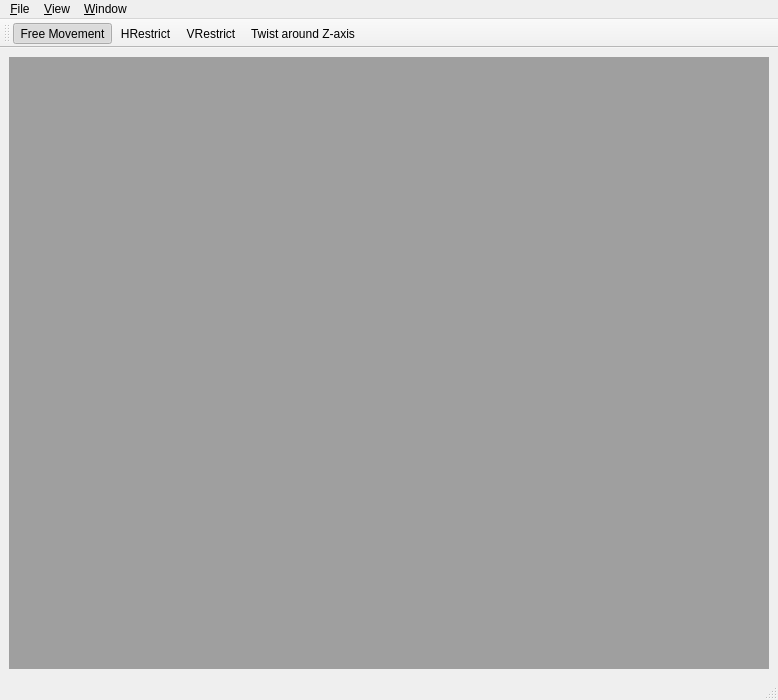
<ui version="4.0" >
 <class>TemplandWindow</class>
 <widget class="QMainWindow" name="TemplandWindow" >
  <property name="geometry" >
   <rect>
    <x>0</x>
    <y>0</y>
    <width>778</width>
    <height>700</height>
   </rect>
  </property>
  <property name="windowTitle" >
   <string>Templand - Untitled.ltb</string>
  </property>
  <widget class="QWidget" name="centralwidget" >
   <layout class="QVBoxLayout" name="verticalLayout_3" >
    <item>
     <widget class="QMdiArea" name="mdiArea" >
      <property name="sizePolicy" >
       <sizepolicy vsizetype="Expanding" hsizetype="Expanding" >
        <horstretch>0</horstretch>
        <verstretch>0</verstretch>
       </sizepolicy>
      </property>
      <property name="viewMode" >
       <enum>QMdiArea::TabbedView</enum>
      </property>
      <property name="tabShape" >
       <enum>QTabWidget::Triangular</enum>
      </property>
     </widget>
    </item>
   </layout>
  </widget>
  <widget class="QMenuBar" name="menubar" >
   <property name="geometry" >
    <rect>
     <x>0</x>
     <y>0</y>
     <width>778</width>
     <height>19</height>
    </rect>
   </property>
   <widget class="QMenu" name="menuF_ile" >
    <property name="title" >
     <string>&amp;File</string>
    </property>
    <addaction name="action_New" />
    <addaction name="action_Open_File" />
    <addaction name="action_Save" />
    <addaction name="actionSave_As" />
    <addaction name="separator" />
    <addaction name="actionE_xit" />
   </widget>
   <widget class="QMenu" name="menu_View" >
    <property name="title" >
     <string>&amp;View</string>
    </property>
    <addaction name="actionShow_template" />
    <addaction name="actionBack_ground" />
   </widget>
   <widget class="QMenu" name="menuWindow" >
    <property name="title" >
     <string>&amp;Window</string>
    </property>
    <addaction name="actionClose" />
    <addaction name="actionClose_All" />
    <addaction name="separator" />
    <addaction name="actionTile" />
    <addaction name="actionCascade" />
    <addaction name="separator" />
    <addaction name="actionNext" />
    <addaction name="actionPrevious" />
   </widget>
   <addaction name="menuF_ile" />
   <addaction name="menu_View" />
   <addaction name="menuWindow" />
  </widget>
  <widget class="QStatusBar" name="statusbar" />
  <widget class="QToolBar" name="toolBar" >
   <property name="windowTitle" >
    <string>toolBar</string>
   </property>
   <attribute name="toolBarArea" >
    <enum>TopToolBarArea</enum>
   </attribute>
   <attribute name="toolBarBreak" >
    <bool>false</bool>
   </attribute>
   <addaction name="actionFree_Movement" />
   <addaction name="actionHRestrict" />
   <addaction name="actionVRestrict" />
   <addaction name="actionTwist" />
  </widget>
  <action name="actionShow_template" >
   <property name="checkable" >
    <bool>false</bool>
   </property>
   <property name="checked" >
    <bool>false</bool>
   </property>
   <property name="text" >
    <string>Template</string>
   </property>
   <property name="toolTip" >
    <string>Show Template Windows</string>
   </property>
  </action>
  <action name="action_Open_File" >
   <property name="icon" >
    <iconset resource="../../../Resources.qrc" >
     <normaloff>:/Images/I_Open.png</normaloff>:/Images/I_Open.png</iconset>
   </property>
   <property name="text" >
    <string>&amp;Open File</string>
   </property>
   <property name="shortcut" >
    <string>Ctrl+O</string>
   </property>
  </action>
  <action name="actionOpen_Filmstrip" >
   <property name="icon" >
    <iconset resource="../../../Resources.qrc" >
     <normaloff>:/Images/I_OpenFilm.png</normaloff>:/Images/I_OpenFilm.png</iconset>
   </property>
   <property name="text" >
    <string>Open &amp;Filmstrip</string>
   </property>
   <property name="shortcut" >
    <string>Ctrl+F</string>
   </property>
  </action>
  <action name="action_Save" >
   <property name="icon" >
    <iconset resource="../../../Resources.qrc" >
     <normaloff>:/Images/I_Save.png</normaloff>:/Images/I_Save.png</iconset>
   </property>
   <property name="text" >
    <string>&amp;Save</string>
   </property>
   <property name="shortcut" >
    <string>Ctrl+S</string>
   </property>
  </action>
  <action name="actionSave_As" >
   <property name="text" >
    <string>Save &amp;As...</string>
   </property>
  </action>
  <action name="actionE_xit" >
   <property name="text" >
    <string>E&amp;xit</string>
   </property>
   <property name="shortcut" >
    <string>Ctrl+X</string>
   </property>
  </action>
  <action name="actionFree_Movement" >
   <property name="checkable" >
    <bool>true</bool>
   </property>
   <property name="checked" >
    <bool>true</bool>
   </property>
   <property name="icon" >
    <iconset resource="../../../Resources.qrc" >
     <normaloff>:/Images/FreeMove.png</normaloff>:/Images/FreeMove.png</iconset>
   </property>
   <property name="text" >
    <string>Free Movement</string>
   </property>
  </action>
  <action name="actionHRestrict" >
   <property name="checkable" >
    <bool>true</bool>
   </property>
   <property name="icon" >
    <iconset resource="../../../Resources.qrc" >
     <normaloff>:/Images/XRestrict.png</normaloff>:/Images/XRestrict.png</iconset>
   </property>
   <property name="text" >
    <string>HRestrict</string>
   </property>
   <property name="toolTip" >
    <string>Restrict Movement along the Horizontal Axis</string>
   </property>
  </action>
  <action name="actionVRestrict" >
   <property name="checkable" >
    <bool>true</bool>
   </property>
   <property name="icon" >
    <iconset resource="../../../Resources.qrc" >
     <normaloff>:/Images/YRestrict.png</normaloff>:/Images/YRestrict.png</iconset>
   </property>
   <property name="text" >
    <string>VRestrict</string>
   </property>
   <property name="toolTip" >
    <string>Restrict Movement along the Vertical Axis</string>
   </property>
   <property name="statusTip" >
    <string/>
   </property>
  </action>
  <action name="actionTwist" >
   <property name="checkable" >
    <bool>true</bool>
   </property>
   <property name="icon" >
    <iconset resource="../../../Resources.qrc" >
     <normaloff>:/Images/ZRestrict.png</normaloff>:/Images/ZRestrict.png</iconset>
   </property>
   <property name="text" >
    <string>Twist around Z-axis</string>
   </property>
  </action>
  <action name="actionTem_plate_View" >
   <property name="text" >
    <string>Tem&amp;plate View</string>
   </property>
  </action>
  <action name="actionTemplate_Sli_ce" >
   <property name="text" >
    <string>Template Sli&amp;ce</string>
   </property>
  </action>
  <action name="action_Target_View" >
   <property name="text" >
    <string>&amp;Target View</string>
   </property>
  </action>
  <action name="actionTarget_Slice" >
   <property name="text" >
    <string>Target Slice</string>
   </property>
  </action>
  <action name="actionBack_ground" >
   <property name="text" >
    <string>Back&amp;ground</string>
   </property>
  </action>
  <action name="actionDelete_Tableau" >
   <property name="icon" >
    <iconset resource="../../../Resources.qrc" >
     <normaloff>:/Images/delete.png</normaloff>:/Images/delete.png</iconset>
   </property>
   <property name="text" >
    <string>&amp;Delete Current Tableau</string>
   </property>
   <property name="shortcut" >
    <string>Ctrl+D</string>
   </property>
  </action>
  <action name="actionAdd_Tableau" >
   <property name="icon" >
    <iconset resource="../../../Resources.qrc" >
     <normaloff>:/Images/I_Save.png</normaloff>:/Images/I_Save.png</iconset>
   </property>
   <property name="text" >
    <string>&amp;Add Tableau</string>
   </property>
   <property name="shortcut" >
    <string>Ctrl+T</string>
   </property>
  </action>
  <action name="action_Replace_Tableau" >
   <property name="icon" >
    <iconset resource="../../../Resources.qrc" >
     <normaloff>:/Images/I_Save.png</normaloff>:/Images/I_Save.png</iconset>
   </property>
   <property name="text" >
    <string>&amp;Replace Current Tableau</string>
   </property>
   <property name="shortcut" >
    <string>Ctrl+Shift+T</string>
   </property>
  </action>
  <action name="actionMove_Tableau_Up" >
   <property name="text" >
    <string>Move Tableau &amp;Up</string>
   </property>
   <property name="shortcut" >
    <string>Ctrl+U</string>
   </property>
  </action>
  <action name="actionMove_Tableau_Down" >
   <property name="text" >
    <string>Move Tableau &amp;Down</string>
   </property>
   <property name="shortcut" >
    <string>Ctrl+Shift+U</string>
   </property>
  </action>
  <action name="action_New" >
   <property name="icon" >
    <iconset resource="../../../Resources.qrc" >
     <normaloff>:/Images/I_New.png</normaloff>:/Images/I_New.png</iconset>
   </property>
   <property name="text" >
    <string>&amp;New</string>
   </property>
   <property name="shortcut" >
    <string>Ctrl+N</string>
   </property>
  </action>
  <action name="actionClose" >
   <property name="text" >
    <string>Cl&amp;ose</string>
   </property>
  </action>
  <action name="actionClose_All" >
   <property name="text" >
    <string>Close &amp;All</string>
   </property>
  </action>
  <action name="actionTile" >
   <property name="text" >
    <string>&amp;Tile</string>
   </property>
  </action>
  <action name="actionCascade" >
   <property name="text" >
    <string>&amp;Cascade</string>
   </property>
  </action>
  <action name="actionNext" >
   <property name="text" >
    <string>&amp;Next</string>
   </property>
  </action>
  <action name="actionPrevious" >
   <property name="text" >
    <string>&amp;Previous</string>
   </property>
  </action>
  <action name="actionOpen_Filmstrip_2" >
   <property name="text" >
    <string>Open &amp;Filmstrip</string>
   </property>
   <property name="shortcut" >
    <string>Ctrl+F</string>
   </property>
  </action>
  <action name="actionCompute_Spline" >
   <property name="text" >
    <string>Compute Spline</string>
   </property>
  </action>
  <action name="actionMap_all_landmarks" >
   <property name="text" >
    <string>Map all Landmarks</string>
   </property>
  </action>
  <action name="actionMap_single_Landmark" >
   <property name="text" >
    <string>Map single Landmark</string>
   </property>
  </action>
  <action name="actionLandmark" >
   <property name="checkable" >
    <bool>true</bool>
   </property>
   <property name="checked" >
    <bool>true</bool>
   </property>
   <property name="text" >
    <string>Landmark</string>
   </property>
  </action>
  <action name="actionSemi_Landmark" >
   <property name="checkable" >
    <bool>true</bool>
   </property>
   <property name="text" >
    <string>Semi-Landmark</string>
   </property>
  </action>
  <action name="actionNon_Landmark" >
   <property name="checkable" >
    <bool>true</bool>
   </property>
   <property name="text" >
    <string>Non-Landmark</string>
   </property>
   <property name="visible" >
    <bool>false</bool>
   </property>
  </action>
  <action name="actionSemi_Landmark_2" >
   <property name="checkable" >
    <bool>true</bool>
   </property>
   <property name="text" >
    <string>Semi-Landmark</string>
   </property>
  </action>
  <action name="actionSelect_points" >
   <property name="checkable" >
    <bool>true</bool>
   </property>
   <property name="checked" >
    <bool>true</bool>
   </property>
   <property name="text" >
    <string>Select points in template and specimen</string>
   </property>
  </action>
 </widget>
 <resources>
  <include location="../../../Resources.qrc" />
 </resources>
 <connections>
  <connection>
   <sender>actionE_xit</sender>
   <signal>triggered()</signal>
   <receiver>TemplandWindow</receiver>
   <slot>close()</slot>
   <hints>
    <hint type="sourcelabel" >
     <x>-1</x>
     <y>-1</y>
    </hint>
    <hint type="destinationlabel" >
     <x>493</x>
     <y>433</y>
    </hint>
   </hints>
  </connection>
  <connection>
   <sender>actionClose</sender>
   <signal>triggered()</signal>
   <receiver>mdiArea</receiver>
   <slot>closeActiveSubWindow()</slot>
   <hints>
    <hint type="sourcelabel" >
     <x>-1</x>
     <y>-1</y>
    </hint>
    <hint type="destinationlabel" >
     <x>388</x>
     <y>371</y>
    </hint>
   </hints>
  </connection>
  <connection>
   <sender>actionClose_All</sender>
   <signal>triggered()</signal>
   <receiver>mdiArea</receiver>
   <slot>closeAllSubWindows()</slot>
   <hints>
    <hint type="sourcelabel" >
     <x>-1</x>
     <y>-1</y>
    </hint>
    <hint type="destinationlabel" >
     <x>388</x>
     <y>371</y>
    </hint>
   </hints>
  </connection>
  <connection>
   <sender>actionTile</sender>
   <signal>triggered()</signal>
   <receiver>mdiArea</receiver>
   <slot>tileSubWindows()</slot>
   <hints>
    <hint type="sourcelabel" >
     <x>-1</x>
     <y>-1</y>
    </hint>
    <hint type="destinationlabel" >
     <x>388</x>
     <y>371</y>
    </hint>
   </hints>
  </connection>
  <connection>
   <sender>actionCascade</sender>
   <signal>triggered()</signal>
   <receiver>mdiArea</receiver>
   <slot>cascadeSubWindows()</slot>
   <hints>
    <hint type="sourcelabel" >
     <x>-1</x>
     <y>-1</y>
    </hint>
    <hint type="destinationlabel" >
     <x>388</x>
     <y>371</y>
    </hint>
   </hints>
  </connection>
  <connection>
   <sender>actionNext</sender>
   <signal>triggered()</signal>
   <receiver>mdiArea</receiver>
   <slot>activateNextSubWindow()</slot>
   <hints>
    <hint type="sourcelabel" >
     <x>-1</x>
     <y>-1</y>
    </hint>
    <hint type="destinationlabel" >
     <x>388</x>
     <y>371</y>
    </hint>
   </hints>
  </connection>
  <connection>
   <sender>actionPrevious</sender>
   <signal>triggered()</signal>
   <receiver>mdiArea</receiver>
   <slot>activatePreviousSubWindow()</slot>
   <hints>
    <hint type="sourcelabel" >
     <x>-1</x>
     <y>-1</y>
    </hint>
    <hint type="destinationlabel" >
     <x>388</x>
     <y>371</y>
    </hint>
   </hints>
  </connection>
 </connections>
</ui>
